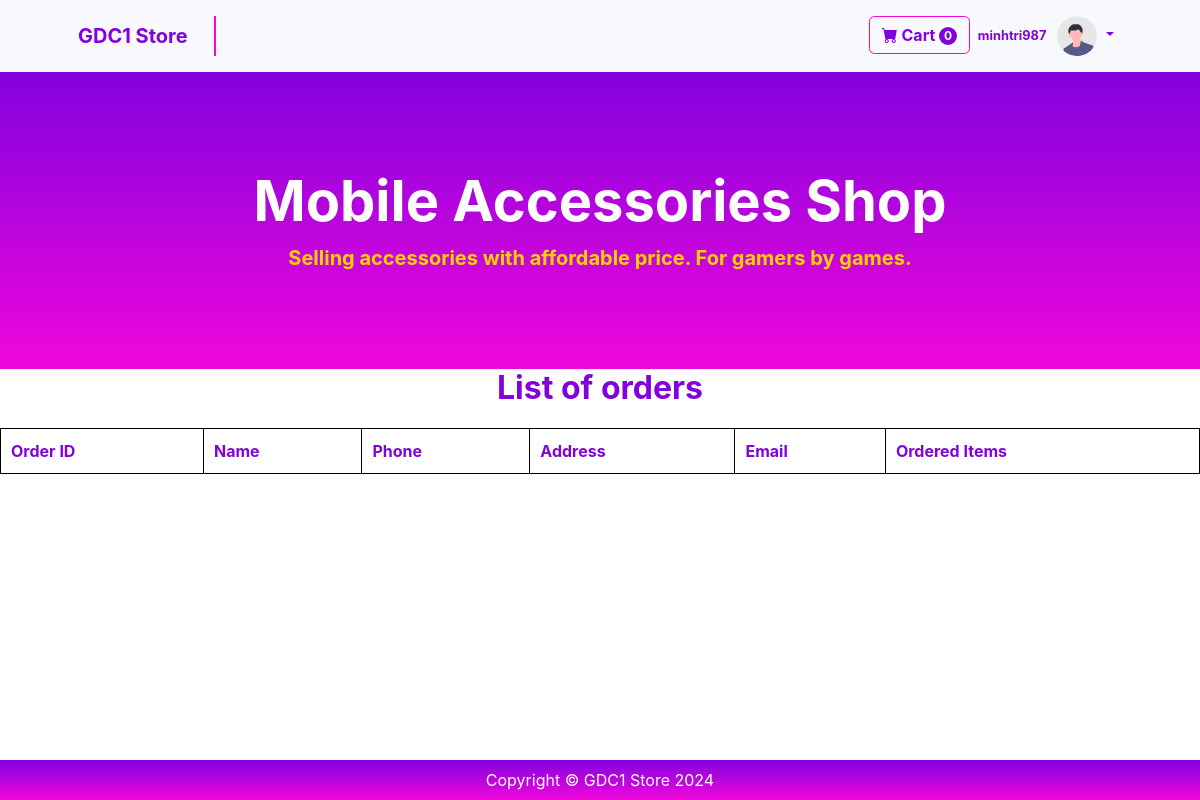
Page /cart/showOrders (signed in) on the earlier database version.
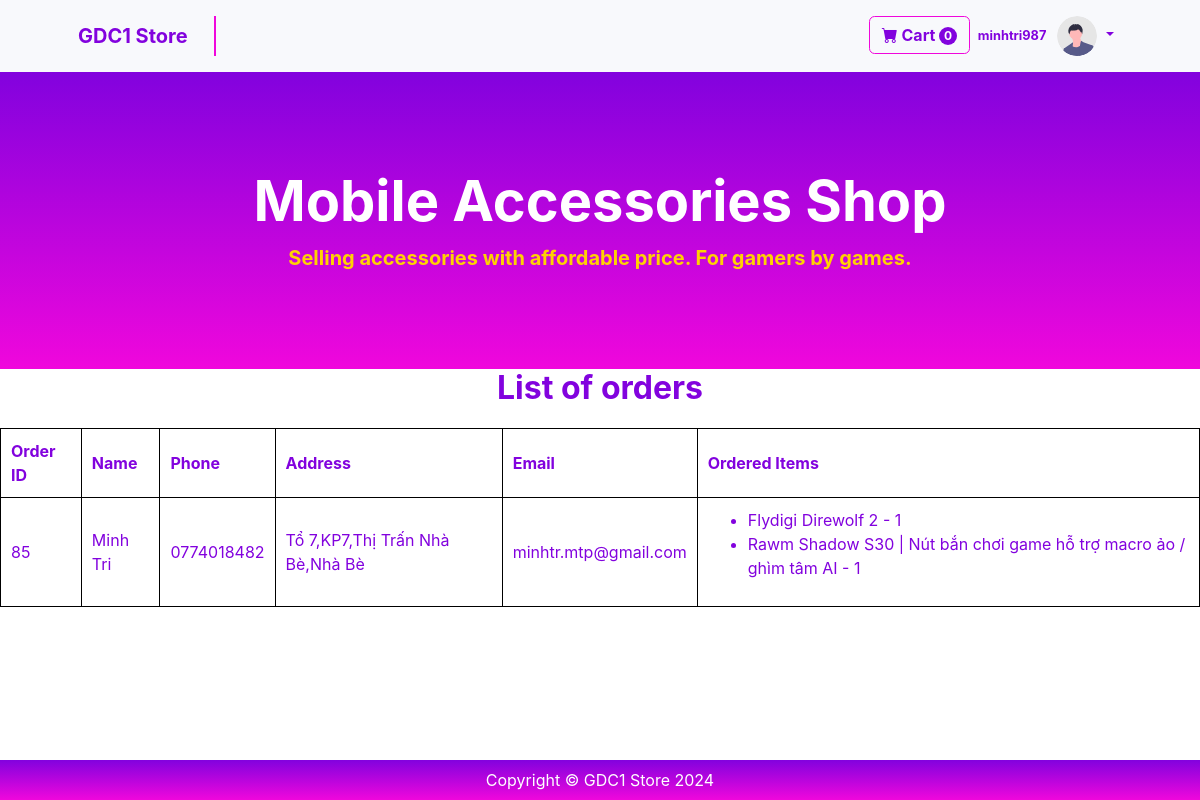
Same page on the later database version.
### tables this page shows
CREATE TABLE IF NOT EXISTS `orders` (
                                        `id` int(11) NOT NULL AUTO_INCREMENT,
    `name` varchar(255) NOT NULL,
    `phone` varchar(20) NOT NULL,
    `address` text NOT NULL,
    `email` text NOT NULL,
    `username` varchar(255) NOT NULL,
    PRIMARY KEY (`id`)
    );

### app/controllers/CartController.php (called while the page is built, shortened)
<?php
require_once 'app/models/OrderModel.php';
class CartController
{
    private $orderModel;
    private $productModel;
    public function __construct()
    {
        $this->db = (new Database())->getConnection();
        $this->productModel = new ProductModel($this->db);
        $this->orderModel = new OrderModel($this->db);
    }
    public function showOrders() {
        $ordersData = [];
        if ($_SESSION['role'] === 'admin') {
            $orders = $this->orderModel->getOrdersByRole('admin');
            foreach ($orders as $order) {
                $orderDetails = [
                    'id' => $order['id'],
                    'name' => $order['name'],
                    'phone' => $order['phone'],
                    'address' => $order['address'],
                    'email' => $order['email'],
                    'items' => []
                ];
                $orderItems = $this->orderModel->getOrderItems($order['id']);
                foreach ($orderItems as $item) {
                    $product = $this->productModel->getProductById($item['productID']);
                    $orderDetails['items'][] = [
                        'name' => $product->name,
                        'quantity' => $item['quantity']
                    ];
                }
                $ordersData[] = $orderDetails;
            }
        } else {
            $username = $_SESSION['username'];
            $orders = $this->orderModel->getOrdersByRole('user', $username);
            foreach ($orders as $order) {
                $orderDetails = [
                    'id' => $order['id'],
                    'name' => $order['name'],
                    'phone' => $order['phone'],
                    'address' => $order['address'],
                    'email' => $order['email'],
                    'items' => []
                ];
                $orderItems = $this->orderModel->getOrderItems($order['id']);
                foreach ($orderItems as $item) {
                    $product = $this->productModel->getProductById($item['productID']);
                    $orderDetails['items'][] = [
                        'name' => $product->name,
                        'quantity' => $item['quantity']
                    ];
                }
                $ordersData[] = $orderDetails;
            }
        }
        include_once 'app/views/account/orders.php';
        return $ordersData;
    }
}

### index.php (called while the page is built, shortened)
<?php
require_once 'config/database.php';
require_once 'app/models/ProductModel.php';
require_once 'app/libs/Auth.php';
$url = $_GET['url'] ?? '';
$url = rtrim($url, '/');
$url = filter_var($url, FILTER_SANITIZE_URL);
$url = explode('/', $url);
$action = isset($url[1]) && $url[1] != '' ? $url[1] : 'index';
$controller = new $controllerName();
call_user_func_array([$controller, $action], array_slice($url, 2));

### app/libs/Auth.php (called while the page is built, shortened)
<?php
class Auth{
    static function isLoggedIn(){
        return isset($_SESSION['username']);
    }
}

### config/database.php (called while the page is built, shortened)
<?php
class Database {
    private $host = "localhost";
    private $db_name = "demo1";
    private $username = "root";
    private $password = "";
    public function getConnection() {
        $this->conn = null;
        try {
            $this->conn = new PDO("mysql:host=" . $this->host . ";dbname=" . $this->db_name, $this->username, $this->password);
            $this->conn->exec("set names utf8");
        } catch(PDOException $exception) {
            echo "Connection error: " . $exception->getMessage();
        }
        return $this->conn;
    }
}

### app/models/OrderModel.php (called while the page is built, shortened)
<?php
class OrderModel {
    private $conn;
    public function __construct($db) {
        $this->conn = $db;
    }
    public function getOrderItems($orderId) {
        $query = "SELECT * FROM orderdetails WHERE orderID = :orderId";
        $stmt = $this->conn->prepare($query);
        $stmt->bindParam(':orderId', $orderId);
        $stmt->execute();
        return $stmt->fetchAll(PDO::FETCH_ASSOC);
    }
    function getOrdersByRole($role, $username = null) {
        if ($role === 'admin') {
            $query = "SELECT * FROM orders";
            $stmt = $this->conn->prepare($query);
            $stmt->execute();
            return $stmt->fetchAll(PDO::FETCH_ASSOC);
        } else {
            $query = "SELECT * FROM orders WHERE username = :username";
            $stmt = $this->conn->prepare($query);
            $stmt->bindParam(':username', $username);
            $stmt->execute();
            return $stmt->fetchAll(PDO::FETCH_ASSOC);
        }
    }
}

### app/models/ProductModel.php (called while the page is built, shortened)
<?php
class ProductModel {
    private $conn;
    private $table_name = "products";
    public function __construct($db) {
        $this->conn = $db;
    }
    function getProductById($id){
        $query = "SELECT * FROM " . $this->table_name . " where id = $id";
        $stmt = $this->conn->prepare($query);
        $stmt->execute();
        $result = $stmt->fetch(PDO::FETCH_OBJ);
        return $result;
    }
}

### app/views/account/orders.php (the view, shortened to what this page needs)
<?php
include_once 'app/views/share/header.php';
require_once 'app/controllers/CartController.php';
$cartController = new CartController();
$ordersData = $cartController->showOrders();
?>
    <h2 style='font-weight: bold;color: #8202de;'>List of orders</h2>
    <table style="margin-left: 5px; max-width: 1800px;margin: 20px auto;">
        <tr>
            <th style="color: #8202de">Order ID</th>
            <th style="color: #8202de">Name</th>
            <th style="color: #8202de">Phone</th>
            <th style="color: #8202de">Address</th>
            <th style="color: #8202de">Email</th>
            <th style="color: #8202de">Ordered Items</th>
        </tr>
        <?php foreach ($ordersData as $order): ?>
            <tr>
                <td style="color: #8202de"><?php echo $order['id']; ?></td>
                <td style="color: #8202de"><?php echo $order['name']; ?></td>
                <td style="color: #8202de"><?php echo $order['phone']; ?></td>
                <td style="color: #8202de"><?php echo $order['address']; ?></td>
                <td style="color: #8202de"><?php echo $order['email']; ?></td>
                <td>
                    <ul>
                        <?php foreach ($order['items'] as $item): ?>
                            <li style="color: #8202de"><?php echo $item['name'] . " - " . $item['quantity']; ?></li>
                        <?php endforeach; ?>
                    </ul>
                </td>
            </tr>
        <?php endforeach; ?>
    </table>
<?php
include_once 'app/views/share/footer.php';
?>

### app/views/share/header.php (shortened to what this page needs)
<!DOCTYPE html>
<html lang="en">
<head>
    <link href="https://maxcdn.bootstrapcdn.com/bootstrap/4.5.2/css/bootstrap.min.css" rel="stylesheet">
    <link href="https://cdn.jsdelivr.net/npm/bootstrap-icons@1.5.0/font/bootstrap-icons.css" rel="stylesheet" />
    <link href="/chieu2/public/css/sb-admin-2.min.css" rel="stylesheet">
</head>
<body>
<nav class="navbar navbar-expand-lg navbar-light bg-light">
    <div class="container px-4 px-lg-5">
        <a class="navbar-brand" href="/chieu21" style="color: #8202de; font-weight: bold">GDC1 Store</a>
        <div class="vl" style="border-left: 2px solid #f007dc;  height: 40px;  margin: 0 10px;"></div>
        <div class="collapse navbar-collapse" id="navbarSupportedContent">
            <ul class="navbar-nav ml-auto">
                <li class="nav-item" style="margin-top: 8px;">
                    <form class="d-flex" action="/chieu21/cart/show">
                        <button class="btn btn-outline-warning" type="submit" style="color: #8202de; font-weight: bold;border-color: #f007dc;">
                            <i class="bi-cart-fill me-1"></i>
                            Cart
                            <?php
                            $count = 0;
                            ?>
                            <span class="badge text-white ms-1 rounded-pill" style="background:#8202de; "><?php echo $count; ?></span>
                        </button>
                    </form>
                </li>
                <li class="nav-item dropdown">
                    <a class="nav-link dropdown-toggle" href="#" id="userDropdown" role="button" data-toggle="dropdown" aria-haspopup="true" aria-expanded="false" style="color:#8202de">
                        <span class="mr-2 d-none d-lg-inline small" style="font-weight: bolder;color: #8202de;">
                            <?php
                            if(Auth::isLoggedIn()){
                                echo $_SESSION['username'];
                            }
                            ?>
                        </span>
                        <img class="img-profile rounded-circle" style="width: 40px; height: auto" src="/chieu21/public/img/undraw_profile.svg">
                    </a>
                </li>
            </ul>
        </div>
    </div>
</nav>
<header class="bg-dark py-5" style="background: linear-gradient(to bottom, #8202de, #f007dc);">
    <div class="container px-4 px-lg-5 my-5">
        <div class="text-center text-white">
            <h1 class="display-4 fw-bolder" style="font-weight: bold">Mobile Accessories Shop</h1>
            <p class="lead fw-normal mb-0" style="font-weight: bold;color:#ffd103;">Selling accessories with affordable price. For gamers by games.</p>
        </div>
    </div>
</header>
</body>
</html>

### app/views/share/footer.php (shortened to what this page needs)
<footer class="py-2 bg-dark" style="position: fixed; bottom: 0; width: 100%;background: linear-gradient(to bottom, #8202de, #f007dc);">
    <div class="container" style="height: 50%;">
        <p class="m-0 text-center text-white">Copyright &copy; GDC1 Store 2024</p>
    </div>
</footer>

### app/views/account/orders.php (style rules this page uses)
table { margin-top: 20px; border: 1px solid #000; width: 100%; }
th, td { padding: 10px; text-align: left; border: 1px solid #000; }
h2 { text-align: center; }

### app/views/share/footer.php (style rules this page uses)
body { margin-bottom: 60px; position: relative; }
footer { background-color: #343a40; color: #fff; position: absolute; bottom: 0; left: 0; }
footer .container { height: 50%; }

Differences in the rows shown:
added orders: id "85", name "Minh Tri", phone "0774018482", address "Tổ 7,KP7,Thị Trấn Nhà Bè,Nhà Bè", email "minhtr.mtp@gmail.com", name "Flydigi Direwolf 2", quantity "1", name "Rawm Shadow S30 | Nút bắn chơi game hỗ trợ macro ảo / ghìm tâm AI"
